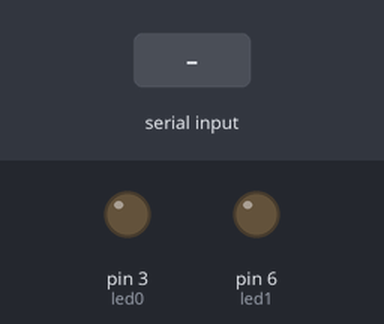
The sketch below on a simulated Arduino Uno, built with avr-gcc and run on an emulated ATmega328P. On the bench: output pins drawn as LEDs (lit = HIGH). Inputs (shaded band) come from the test bench.

Above: at 1.2 s.
1.3 s: "1\n" received over Serial
At 1.7 s:
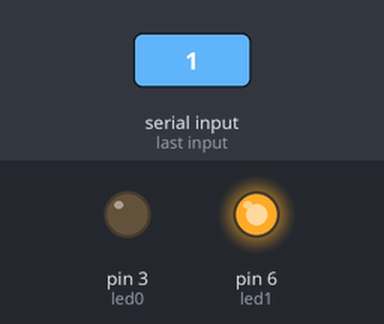
Timing chart, 0 to 4.3 s (numbered marks = the images above; inputs shaded):
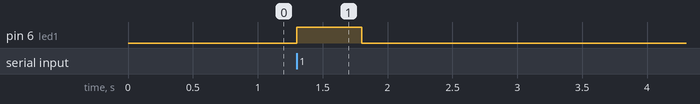

Measured:
- after the input at 1.3 s, pin 6 (led1): LOW → HIGH at once, → LOW 0.50 s later

The sketch:

wireless_receiver.ino
```cpp
const int led0 = 3;
const int led1 = 6;

int switch0 = 0;
int switch1 = 0;


void setup() {
  // put your setup code here, to run once:
  pinMode (led0, OUTPUT);
  pinMode (led1, OUTPUT);

  Serial.begin(9600);
}

void loop() {
  // put your main code here, to run repeatedly:

  analogWrite(led0, 0);
  analogWrite(led1, 0);

  int switch0 = Serial.parseInt();
  int switch1 = Serial.parseInt();

  if (Serial.read() == '\n') {
    if (switch0 == 1 && switch1 == 0 ) {
      analogWrite(led0, 255);
      delay (500);
    }

    if (switch0 == 0 && switch1 == 1 ) {
      analogWrite(led1, 255);
      delay (500);
    }

    if (switch0 == 1 && switch1 == 1 ) {
      analogWrite(led0, 255);
      analogWrite(led1, 255);
      delay (500);
    }
  }
}
```
